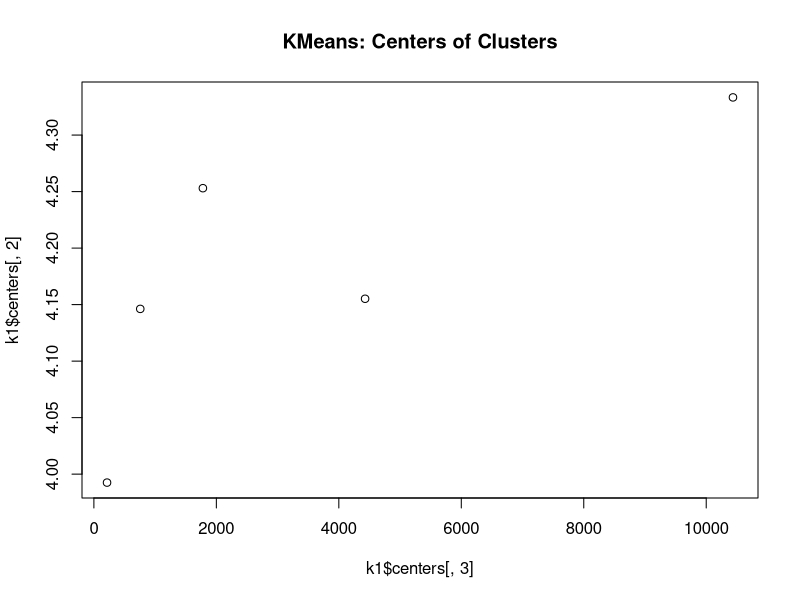
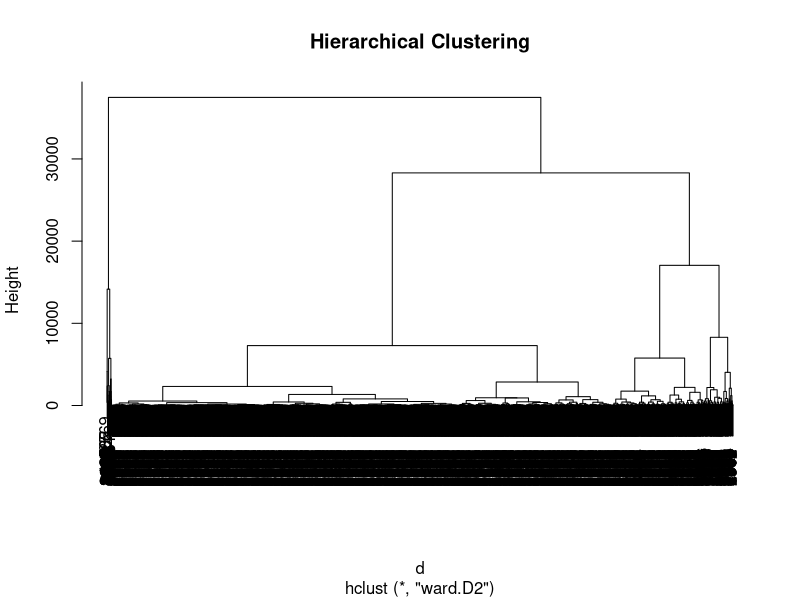
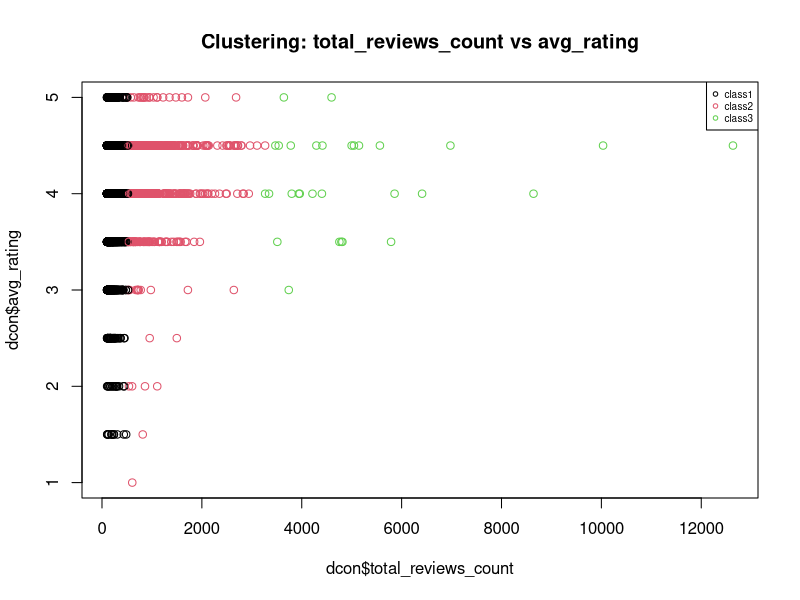

The R script that drew these images, in order: (Note: this script raises an error after producing the figures.)
# Cambiar el directorio de trabajo
setwd("/home/joan/Documents/Ricard/UPC/MD/MD")

# Cargar los datos
dd <- read.csv("dataset/renamed.csv")
names(dd)
dim(dd)
summary(dd)

attach(dd)

# Obtiene los nombres de las columnas numéricas
num_cols <- names(dd)[sapply(dd, is.numeric)]

# Filtra solo las columnas numéricas
dcon <- dd[, num_cols, drop = FALSE]  # drop=FALSE evita errores con una sola columna

# Verifica que dcon tiene datos
print(dim(dcon))

# Muestra las variables utilizadas en el clustering
print(paste("The clustering is going to be done for these numerical variables:", 
            paste(names(dcon), collapse=", ")))

#
# CLUSTERING
#

# KMEANS RUN, BUT HOW MANY CLASSES?
k1 <- kmeans(dcon, 5)
names(dcon)
print(k1)

attributes(k1)

k1$size
k1$withinss
k1$centers

# LET'S COMPUTE THE DECOMPOSITION OF INERTIA
Bss <- sum(rowSums(k1$centers^2) * k1$size)
Bss
Wss <- sum(k1$withinss)
Wss
Tss <- k1$totss
Tss

Bss + Wss

Ib1 <- 100 * Bss / (Bss + Wss)
Ib1

# LET'S REPEAT THE KMEANS RUN WITH K=5
k2 <- kmeans(dcon, 5)
k2$size

Bss <- sum(rowSums(k2$centers^2) * k2$size)
Bss
Wss <- sum(k2$withinss)
Wss

Ib2 <- 100 * Bss / (Bss + Wss)
Ib2
Ib1

k2$centers
k1$centers

# Guardar gráfico de los centros de los clusters
if (!dir.exists("clustering")) {
  dir.create("clustering")
}
png("clustering/kmeans_centers.png", width = 800, height = 600)
plot(k1$centers[, 3], k1$centers[, 2], main="KMeans: Centers of Clusters")
dev.off()

# Compara los clusters
table(k1$cluster, k2$cluster)

# Gráfico de distancias jerárquicas
png("clustering/hierarchical_clustering.png", width = 800, height = 600)
d <- dist(dcon)
h1 <- hclust(d, method="ward.D2")  # NOTICE THE COST
plot(h1, main="Hierarchical Clustering")
dev.off()

# Cortar el dendrograma y mostrar las clases
nc = 3
c1 <- cutree(h1, nc)

nc = 5
c5 <- cutree(h1, nc)

# Gráfico de partición por clases
png("clustering/clustering_partition.png", width = 800, height = 600)
plot(dcon$total_reviews_count, dcon$avg_rating, col=c1, main="Clustering: total_reviews_count vs avg_rating")
legend("topright", c("class1", "class2", "class3"), pch=1, col=c(1:3), cex=0.6)
dev.off()

# Boxplot de las variables
png("clustering/boxplot_avg_rating.png", width = 800, height = 600)
boxplot(dd[, 7] ~ c2, horizontal=TRUE, main="Boxplot: avg_rating by Clusters")
dev.off()

# Gráfico de clustering 2D
png("clustering/clustering_2D.png", width = 800, height = 600)
pairs(dcon[, 1:7], col=c1, main="Clustering: Pairwise Plot")
dev.off()

# Calidad de la partición jerárquica
Bss <- sum(rowSums(cdg^2) * as.numeric(table(c1)))

Ib4 <- 100 * Bss / Tss
Ib4

# Clustering con distancia Gower
library(cluster)

# Dissimilarity matrix
actives <- c(1:14)
dd[, sapply(dd, is.character)] <- lapply(dd[, sapply(dd, is.character)], as.factor)
str(dd)

dissimMatrix <- daisy(dd[, actives], metric = "gower", stand=TRUE)

distMatrix <- dissimMatrix^2

h1 <- hclust(distMatrix, method="ward.D")  # NOTICE THE COST
png("clustering/gower_clustering.png", width = 800, height = 600)
plot(h1, main="Gower Clustering")
dev.off()

c2 <- cutree(h1, 4)

# Visualización de los clusters
png("clustering/comparison_clusters.png", width = 800, height = 600)
plot(avg_rating, total_reviews_count, col=c2, main="Clustering of data in 3 classes")
legend("topright", legend = unique(c2), pch = 1, col = c(1:4), cex = 0.6)
dev.off()

# Gráfico de boxplot
png("clustering/boxplot_open_days.png", width = 800, height = 600)
boxplot(dd[, 6] ~ c2, horizontal=TRUE, main="Boxplot: open_days_per_week by Clusters")
dev.off()

# Visualiza las variables categóricas con boxplots
png("clustering/boxplot_total_reviews.png", width = 800, height = 600)
boxplot(dd[, 9] ~ c2, horizontal=TRUE, main="Boxplot: total_reviews_count by Clusters")
dev.off()

# Comparación de particiones
table(c1, c2)

# Visualización de los perfiles
cdg <- aggregate(as.data.frame(dcon), list(c2), mean)
png("clustering/clustering_profile.png", width = 800, height = 600) #Identical to comparison_clusters.png
plot(avg_rating, total_reviews_count, col=c2)
points(cdg[, 4], cdg[, 5], pch=16, col="orange")
text(cdg[, 4], cdg[, 5], labels=cdg[, 1], pos=2, font=2, cex=0.7, col="orange")
dev.off()

# Graficar relaciones entre variables
potencials <- c("open_days_per_week", "avg_rating", "food", "service")
png("clustering/pairs_plot.png", width = 800, height = 600)
pairs(dcon[, potencials], col=c2)
dev.off()
